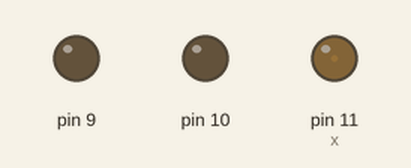
A sketch run on a simulated Arduino Uno, built with avr-gcc and run on an emulated ATmega328P. Shown: output pins drawn as LEDs (lit = HIGH).

Above: at 0.05 s.
At 1.85 s:
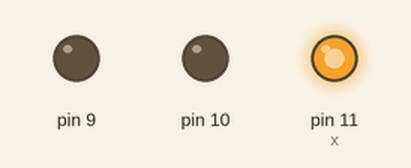
At 3.65 s:
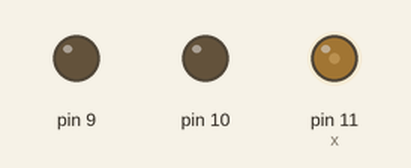
At 7.35 s:
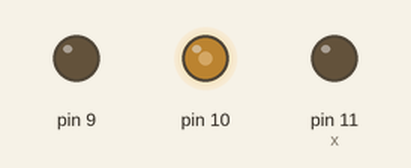
At 11.65 s:
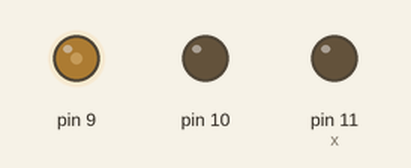
At 15.95 s:
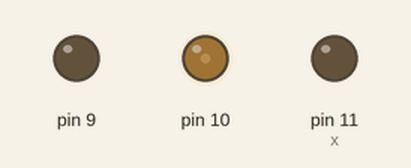
Timing chart, 0 to 21.2 s (numbered marks = the images above):
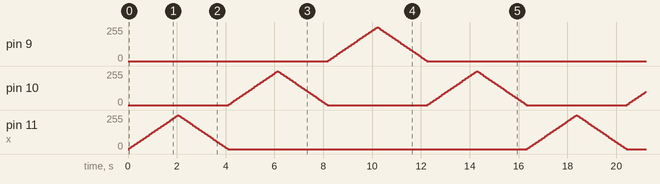

The sketch:

sketch_oct01b.ino
```cpp
unsigned long interval = 40;
unsigned long l1, l2;
int faed = 0;
int fDir = 0;
int counter = 0;
int x = 11;
int y;
void setup() {
l1 = 0;
}

void loop() {
l2 = millis();
y = 1;
if(l2 - l1 >= interval){
  l1 = l2;
  if(!fDir){
    faed += 5;
    if(faed >= 255){
      faed = 255; fDir = 1;
    }
  }
  else{
    faed -= 5;
    if(faed <= 0){
      faed = 0; fDir = 0; y= 0;
    }
  }
  analogWrite(x,faed);
}

if(y == 0){
  if(x==11){
        counter = 0;
      }
      else if(x==9){
        counter = 1;
      }
      if(counter == 0) {
        x--;
      }
      else
        x++;
}
}
```
